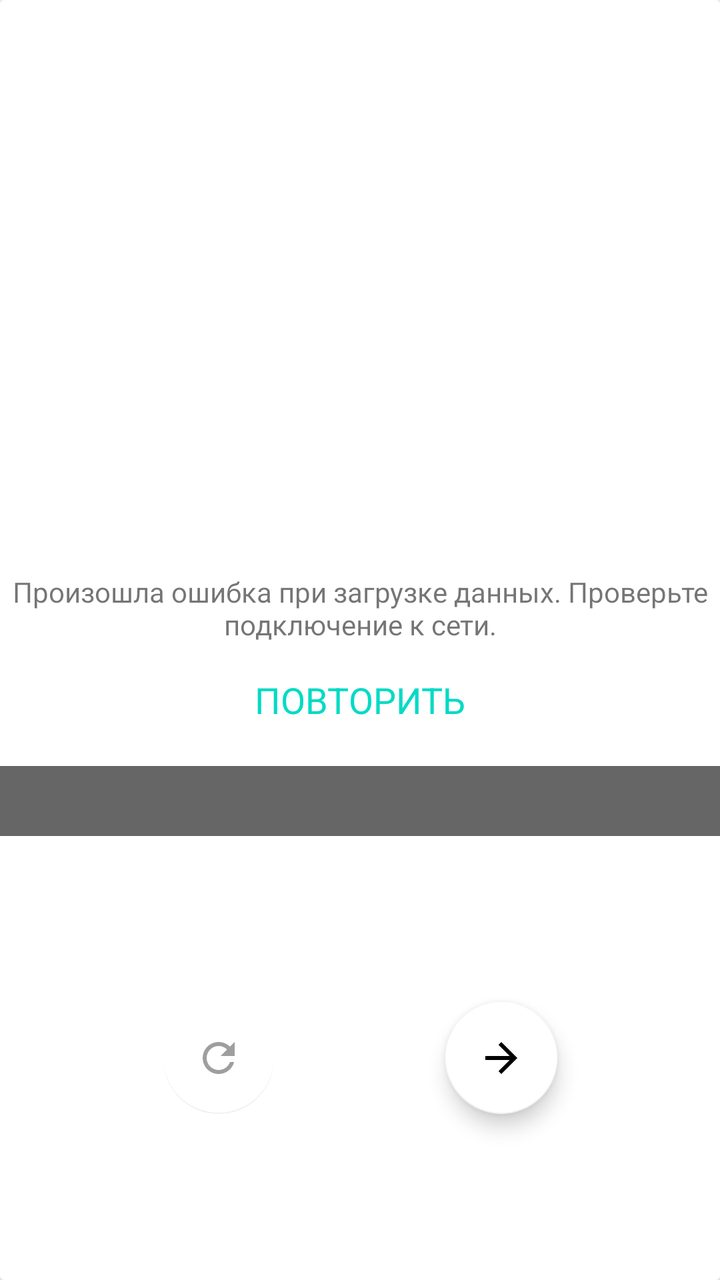
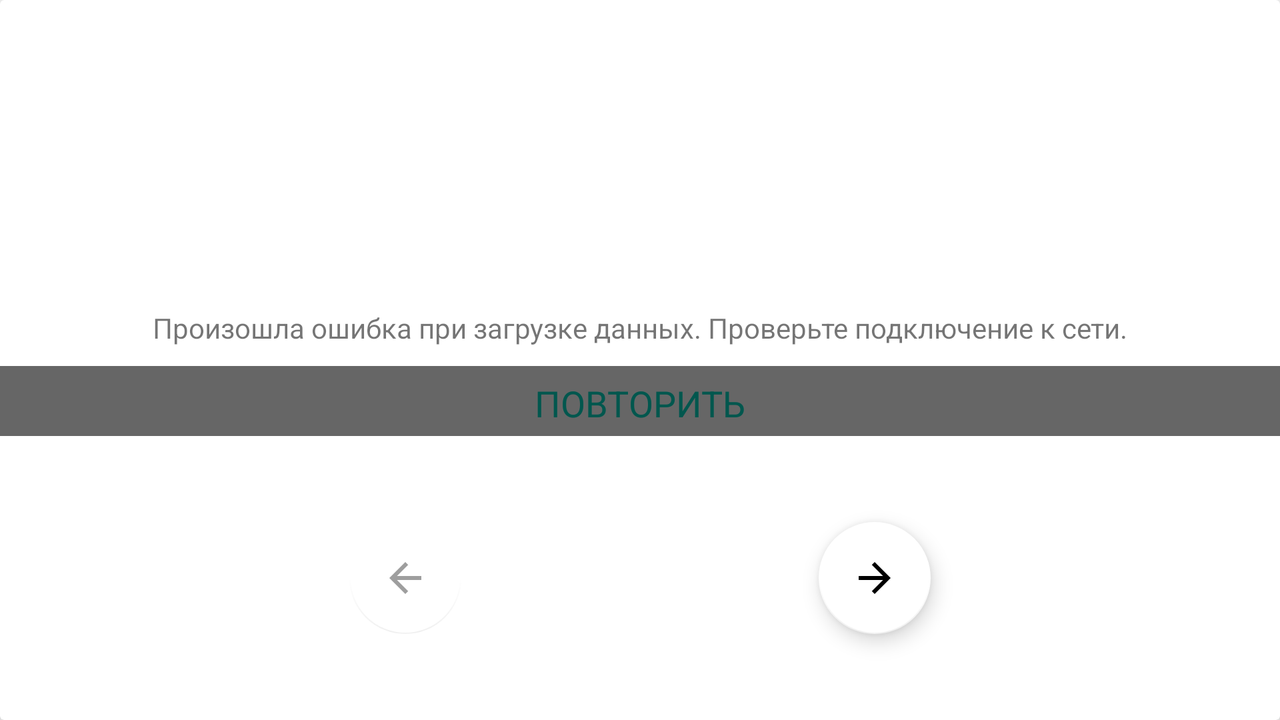

An Android layout and its configuration variant, each rendered on a device that would load it. The default file and the variant file are quoted in full after the pictures.
<!-- AndroidManifest.xml: application theme Theme.FirstTry -->
<!-- res/layout/fragment_base.xml -->
<?xml version="1.0" encoding="utf-8"?>
<androidx.constraintlayout.widget.ConstraintLayout xmlns:android="http://schemas.android.com/apk/res/android"
    xmlns:app="http://schemas.android.com/apk/res-auto"
    xmlns:tools="http://schemas.android.com/tools"
    android:layout_width="match_parent"
    android:layout_height="match_parent"
    tools:context=".presentation.MainActivity">

    <androidx.cardview.widget.CardView
        android:layout_width="match_parent"
        android:layout_height="match_parent"
        app:cardElevation="16dp"
        app:layout_constraintTop_toTopOf="parent">

        <androidx.constraintlayout.widget.ConstraintLayout
            android:layout_width="match_parent"
            android:layout_height="match_parent"
            android:paddingTop="8dp">

            <TextView
                android:id="@+id/errorMessage"
                android:layout_width="match_parent"
                android:layout_height="wrap_content"
                android:gravity="center"
                android:paddingTop="8dp"
                android:paddingBottom="8dp"
                android:text="@string/error_message"
                android:visibility="invisible"
                app:layout_constraintTop_toTopOf="parent"
                app:layout_constraintBottom_toTopOf="@+id/reconnect"
                app:layout_constraintVertical_chainStyle="packed" />

            <TextView
                android:id="@+id/reconnect"
                android:layout_width="wrap_content"
                android:layout_height="wrap_content"
                android:gravity="center"
                android:paddingTop="8dp"
                android:paddingBottom="8dp"
                android:text="@string/reconnect_text"
                android:textColor="@color/teal_200"
                android:textSize="18sp"
                android:visibility="invisible"
                app:layout_constraintBottom_toBottomOf="parent"
                app:layout_constraintEnd_toEndOf="parent"
                app:layout_constraintHorizontal_bias="0.5"
                app:layout_constraintStart_toStartOf="parent"
                app:layout_constraintTop_toBottomOf="@+id/errorMessage" />

            <ImageView
                android:id="@+id/imageView1"
                android:layout_width="match_parent"
                android:layout_height="400dp"
                android:layout_marginTop="10dp"
                android:layout_marginBottom="10dp"
                android:contentDescription="@string/gif_animation"
                app:layout_constraintTop_toTopOf="parent"
                tools:srcCompat="@tools:sample/avatars" />

            <TextView
                android:id="@+id/textView"
                android:layout_width="match_parent"
                android:layout_height="wrap_content"
                android:background="#99000000"
                android:gravity="center"
                android:paddingTop="8dp"
                android:paddingBottom="8dp"
                android:textColor="@color/white"
                app:layout_constraintBottom_toBottomOf="@+id/imageView1" />

            <com.google.android.material.floatingactionbutton.FloatingActionButton
                android:id="@+id/prev_gif"
                android:layout_width="wrap_content"
                android:layout_height="wrap_content"
                android:layout_margin="4dp"
                android:clickable="false"
                android:enabled="false"
                android:src="@drawable/refresh"
                app:backgroundTint="@color/white"
                app:layout_constraintBottom_toBottomOf="parent"
                app:layout_constraintEnd_toStartOf="@id/new_gif"
                app:layout_constraintStart_toStartOf="parent"
                app:layout_constraintTop_toBottomOf="@id/imageView1" />

            <com.google.android.material.floatingactionbutton.FloatingActionButton
                android:id="@+id/new_gif"
                android:layout_width="wrap_content"
                android:layout_height="wrap_content"
                android:layout_margin="4dp"
                android:src="@drawable/next_image"
                app:backgroundTint="@color/white"
                app:layout_constraintBottom_toBottomOf="parent"
                app:layout_constraintEnd_toEndOf="parent"
                app:layout_constraintStart_toEndOf="@id/prev_gif"
                app:layout_constraintTop_toBottomOf="@id/imageView1" />

            <androidx.constraintlayout.widget.Group
                android:id="@+id/successConnection"
                android:layout_width="wrap_content"
                android:layout_height="wrap_content"
                app:constraint_referenced_ids="imageView1,textView,prev_gif,new_gif" />

            <androidx.constraintlayout.widget.Group
                android:id="@+id/errorConnection"
                android:layout_width="wrap_content"
                android:layout_height="wrap_content"
                app:constraint_referenced_ids="errorMessage,reconnect" />

        </androidx.constraintlayout.widget.ConstraintLayout>
    </androidx.cardview.widget.CardView>


</androidx.constraintlayout.widget.ConstraintLayout>
<!-- resources referenced by this layout -->
<resources>
  <color name="teal_200">#FF03DAC5</color>
  <color name="white">#FFFFFFFF</color>
  <!-- drawable next_image (drawable) -->
  <vector android:height="24dp" android:tint="#1DF213"
      android:viewportHeight="24" android:viewportWidth="24"
      android:width="24dp" xmlns:android="http://schemas.android.com/apk/res/android">
      <path android:fillColor="@android:color/white" android:pathData="M12,4l-1.41,1.41L16.17,11H4v2h12.17l-5.58,5.59L12,20l8,-8z"/>
  </vector>
  <!-- drawable refresh (drawable) -->
  <vector android:height="24dp" android:tint="#F2EC00"
      android:viewportHeight="24" android:viewportWidth="24"
      android:width="24dp" xmlns:android="http://schemas.android.com/apk/res/android">
      <path android:fillColor="@android:color/white" android:pathData="M17.65,6.35C16.2,4.9 14.21,4 12,4c-4.42,0 -7.99,3.58 -7.99,8s3.57,8 7.99,8c3.73,0 6.84,-2.55 7.73,-6h-2.08c-0.82,2.33 -3.04,4 -5.65,4 -3.31,0 -6,-2.69 -6,-6s2.69,-6 6,-6c1.66,0 3.14,0.69 4.22,1.78L13,11h7V4l-2.35,2.35z"/>
  </vector>
  <string name="error_message">Произошла ошибка при загрузке данных. Проверьте подключение к сети.</string>
  <string name="gif_animation">Гиф анимация</string>
  <string name="reconnect_text">ПОВТОРИТЬ</string>
  <style name="Theme.FirstTry" parent="Theme.MaterialComponents.Light">
          
          <item name="colorPrimary">@color/yellow</item>
          
          <item name="colorOnPrimary">@color/white</item>
          
          
          <item name="android:statusBarColor" tools:targetApi="l">?attr/colorPrimaryVariant</item>
          
          <item name="actionMenuTextColor">@color/black</item>
          <item name="android:actionMenuTextColor">@color/black</item>
      </style>
  <color name="yellow">#FFDE01</color>
  <color name="black">#FF000000</color>
</resources>
<!-- res/layout-land/fragment_base.xml (the repository's variant of the layout above) -->
<!-- drawn on the phone turned sideways -->
<?xml version="1.0" encoding="utf-8"?>
<androidx.appcompat.widget.LinearLayoutCompat xmlns:android="http://schemas.android.com/apk/res/android"
    xmlns:app="http://schemas.android.com/apk/res-auto"
    xmlns:tools="http://schemas.android.com/tools"
    android:layout_width="match_parent"
    android:layout_height="match_parent"
    tools:context=".presentation.MainActivity">

    <androidx.cardview.widget.CardView
        android:layout_width="match_parent"
        android:layout_height="match_parent"
        app:cardElevation="16dp"
        app:layout_constraintTop_toTopOf="parent">

        <androidx.constraintlayout.widget.ConstraintLayout
            android:layout_width="match_parent"
            android:layout_height="match_parent"
            android:paddingTop="8dp">

            <TextView
                android:id="@+id/errorMessage"
                android:layout_width="match_parent"
                android:layout_height="wrap_content"
                android:gravity="center"
                android:paddingTop="8dp"
                android:paddingBottom="8dp"
                android:text="@string/error_message"
                android:visibility="invisible"
                app:layout_constraintBottom_toTopOf="@+id/reconnect"
                app:layout_constraintTop_toTopOf="parent"
                app:layout_constraintVertical_chainStyle="packed" />

            <TextView
                android:id="@+id/reconnect"
                android:layout_width="wrap_content"
                android:layout_height="wrap_content"
                android:gravity="center"
                android:paddingTop="8dp"
                android:paddingBottom="8dp"
                android:text="@string/reconnect_text"
                android:textColor="@color/teal_200"
                android:textSize="18sp"
                android:visibility="invisible"
                app:layout_constraintBottom_toBottomOf="parent"
                app:layout_constraintEnd_toEndOf="parent"
                app:layout_constraintHorizontal_bias="0.5"
                app:layout_constraintStart_toStartOf="parent"
                app:layout_constraintTop_toBottomOf="@+id/errorMessage" />

            <ImageView
                android:id="@+id/gifView"
                android:layout_width="match_parent"
                android:layout_height="200dp"
                android:layout_marginTop="10dp"
                android:layout_marginBottom="10dp"
                android:contentDescription="@string/gif_animation"
                app:layout_constraintTop_toTopOf="parent"
                tools:srcCompat="@tools:sample/avatars" />

            <TextView
                android:id="@+id/textView"
                android:layout_width="match_parent"
                android:layout_height="wrap_content"
                android:background="#99000000"
                android:gravity="center"
                android:paddingTop="8dp"
                android:paddingBottom="8dp"
                android:textColor="@color/white"
                app:layout_constraintBottom_toBottomOf="@+id/gifView" />

            <com.google.android.material.floatingactionbutton.FloatingActionButton
                android:id="@+id/prevGif"
                android:layout_width="wrap_content"
                android:layout_height="wrap_content"
                android:layout_margin="4dp"
                android:clickable="false"
                android:contentDescription="@string/change_to_prev_gif"
                android:enabled="false"
                android:src="@drawable/prev_image"
                app:backgroundTint="@color/white"
                app:layout_constraintBottom_toBottomOf="parent"
                app:layout_constraintEnd_toStartOf="@id/newGif"
                app:layout_constraintStart_toStartOf="parent"
                app:layout_constraintTop_toBottomOf="@id/gifView" />

            <com.google.android.material.floatingactionbutton.FloatingActionButton
                android:id="@+id/newGif"
                android:layout_width="wrap_content"
                android:layout_height="wrap_content"
                android:layout_margin="4dp"
                android:contentDescription="@string/change_to_next_gif"
                android:src="@drawable/next_image"
                app:backgroundTint="@color/white"
                app:layout_constraintBottom_toBottomOf="parent"
                app:layout_constraintEnd_toEndOf="parent"
                app:layout_constraintStart_toEndOf="@id/prevGif"
                app:layout_constraintTop_toBottomOf="@id/gifView" />

            <androidx.constraintlayout.widget.Group
                android:id="@+id/successConnection"
                android:layout_width="wrap_content"
                android:layout_height="wrap_content"
                app:constraint_referenced_ids="gifView,textView,prevGif,newGif" />

            <androidx.constraintlayout.widget.Group
                android:id="@+id/errorConnection"
                android:layout_width="wrap_content"
                android:layout_height="wrap_content"
                app:constraint_referenced_ids="errorMessage,reconnect" />
        </androidx.constraintlayout.widget.ConstraintLayout>
    </androidx.cardview.widget.CardView>
</androidx.appcompat.widget.LinearLayoutCompat>
<!-- resources referenced by the variant -->
<!-- as the phone turned sideways resolves them -->
<resources>
  <color name="teal_200">#FF03DAC5</color>
  <color name="white">#FFFFFFFF</color>
  <!-- drawable next_image (drawable) -->
  <vector android:height="24dp" android:tint="#1DF213"
      android:viewportHeight="24" android:viewportWidth="24"
      android:width="24dp" xmlns:android="http://schemas.android.com/apk/res/android">
      <path android:fillColor="@android:color/white" android:pathData="M12,4l-1.41,1.41L16.17,11H4v2h12.17l-5.58,5.59L12,20l8,-8z"/>
  </vector>
  <!-- drawable prev_image (drawable) -->
  <vector android:autoMirrored="true" android:height="24dp"
      android:tint="#1DF213" android:viewportHeight="24"
      android:viewportWidth="24" android:width="24dp" xmlns:android="http://schemas.android.com/apk/res/android">
      <path android:fillColor="@android:color/white" android:pathData="M20,11H7.83l5.59,-5.59L12,4l-8,8 8,8 1.41,-1.41L7.83,13H20v-2z"/>
  </vector>
  <string name="change_to_next_gif">Переход к следующей гифке</string>
  <string name="change_to_prev_gif">Переход к предыдущей гифке</string>
  <string name="error_message">Произошла ошибка при загрузке данных. Проверьте подключение к сети.</string>
  <string name="gif_animation">Гиф анимация</string>
  <string name="reconnect_text">ПОВТОРИТЬ</string>
  <style name="Theme.FirstTry" parent="Theme.MaterialComponents.Light">
          
          <item name="colorPrimary">@color/yellow</item>
          
          <item name="colorOnPrimary">@color/white</item>
          
          
          <item name="android:statusBarColor" tools:targetApi="l">?attr/colorPrimaryVariant</item>
          
          <item name="actionMenuTextColor">@color/black</item>
          <item name="android:actionMenuTextColor">@color/black</item>
      </style>
  <color name="yellow">#FFDE01</color>
  <color name="black">#FF000000</color>
</resources>
